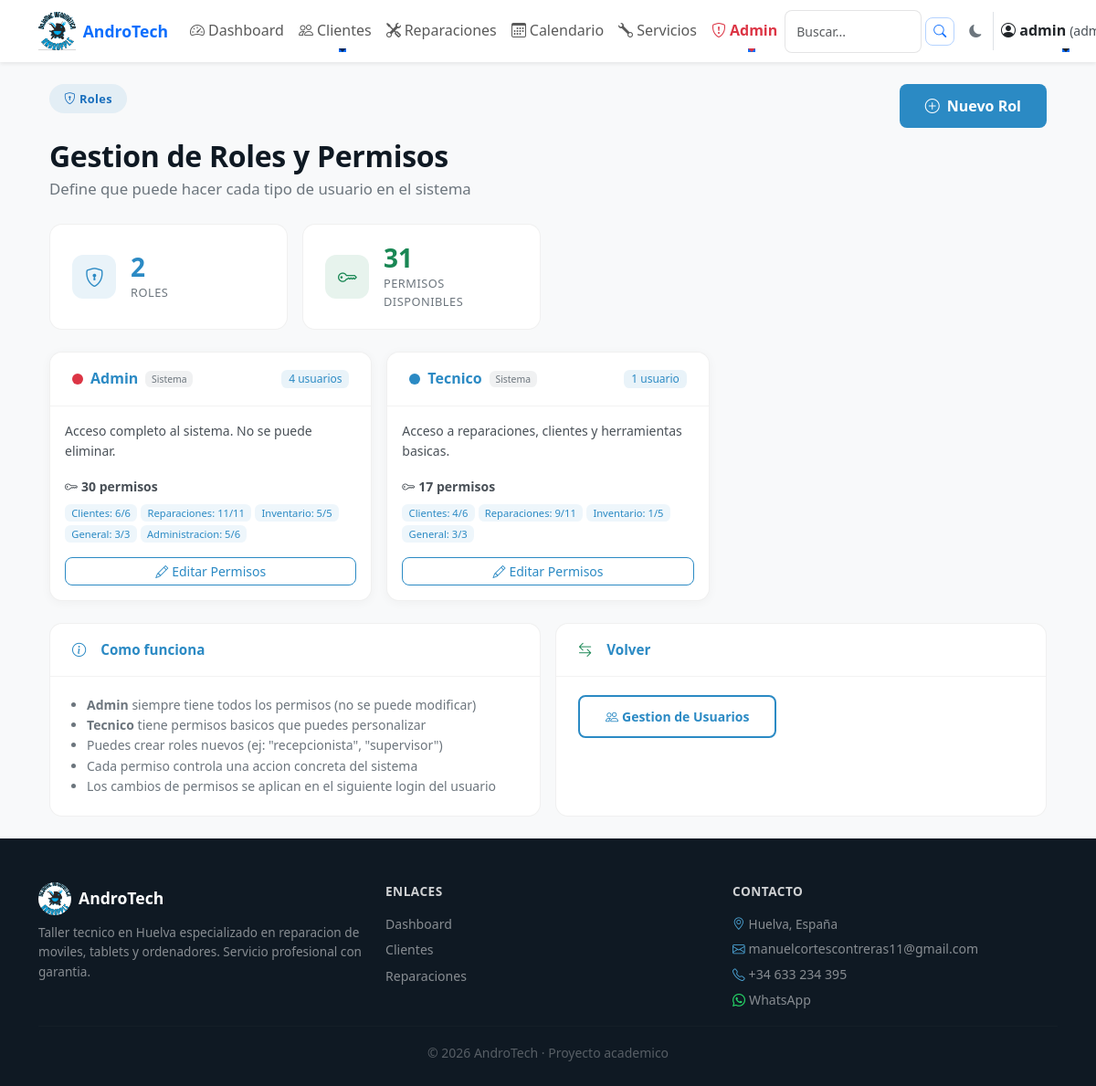
Screenshot of /admin/roles (signed in) with the database file from the repository.
### tables this page shows
CREATE TABLE roles (
            id INTEGER PRIMARY KEY AUTOINCREMENT,
            nombre TEXT UNIQUE NOT NULL,
            descripcion TEXT,
            es_sistema INTEGER DEFAULT 0,
            color TEXT DEFAULT '#6c757d'
        );

### app.py (the view)
@app.route("/admin/roles")
@login_required
@permiso_requerido('roles_gestionar')
def admin_roles():
    conn = get_db()
    roles = conn.execute("SELECT * FROM roles ORDER BY es_sistema DESC, nombre").fetchall()
    roles_list = []
    for r in roles:
        permisos = conn.execute(
            "SELECT permiso FROM permisos_rol WHERE rol_nombre = ?", (r['nombre'],)
        ).fetchall()
        permisos_list = [p['permiso'] for p in permisos]
        count = conn.execute(
            "SELECT COUNT(*) FROM usuarios WHERE rol = ?", (r['nombre'],)
        ).fetchone()[0]
        roles_list.append({
            'id': r['id'],
            'nombre': r['nombre'],
            'descripcion': r['descripcion'],
            'es_sistema': r['es_sistema'],
            'color': r['color'],
            'permisos': permisos_list,
            'num_permisos': len(permisos_list),
            'num_usuarios': count,
        })
    conn.close()
    categorias = {}
    for p in PERMISOS_DISPONIBLES:
        cat = p['categoria']
        if cat not in categorias:
            categorias[cat] = []
        categorias[cat].append(p)
    return render_template("admin_roles.html",
                           roles=roles_list,
                           categorias=categorias,
                           permisos_disponibles=PERMISOS_DISPONIBLES)

### app.py (called while the page is built)
@app.before_request
def make_session_permanent():
    session.permanent = True

@app.after_request
def add_security_headers(response):
    response.headers['X-Frame-Options'] = 'SAMEORIGIN'
    response.headers['X-Content-Type-Options'] = 'nosniff'
    response.headers['Referrer-Policy'] = 'strict-origin-when-cross-origin'
    return response

@app.before_request
def ensure_csrf_token():
    if 'csrf_token' not in session:
        session['csrf_token'] = secrets.token_urlsafe(16)

@app.context_processor
def inject_csrf_token():
    return dict(csrf_token=session.get('csrf_token'))

@app.context_processor
def inject_permisos():
    return dict(tiene_permiso=tiene_permiso)

### auth.py (called while the page is built)
def tiene_permiso(permiso):
    rol = session.get('rol', '')
    if rol == 'admin':
        return True
    permisos = session.get('permisos', [])
    return permiso in permisos

def login_required(f):
    @wraps(f)
    def decorated_function(*args, **kwargs):
        if 'usuario' not in session:
            flash('Debes iniciar sesion para acceder a esta pagina.', 'danger')
            return redirect(url_for('login'))
        return f(*args, **kwargs)
    return decorated_function

def permiso_requerido(permiso):
    def decorator(f):
        @wraps(f)
        @login_required
        def decorated_function(*args, **kwargs):
            if not tiene_permiso(permiso):
                flash('No tienes permisos para realizar esta accion.', 'danger')
                return redirect(url_for('dashboard'))
            return f(*args, **kwargs)
        return decorated_function
    return decorator

### db.py (called while the page is built)
def get_db():
    conn = sqlite3.connect("database/andro_tech.db")
    conn.row_factory = sqlite3.Row
    return conn

### utils/security.py (called while the page is built)
def ensure_csrf_token():
    if 'csrf_token' not in session:
        session['csrf_token'] = secrets.token_urlsafe(16)

def inject_csrf_token():
    return dict(csrf_token=session.get('csrf_token'))

### templates/admin_roles.html (shortened to what this page needs)
{% extends "base.html" %}
{% block content %}
<div class="container-fluid py-4">
    <div class="d-flex flex-wrap justify-content-between align-items-start mb-4">
        <div>
            <span class="at-pill"><i class="bi bi-shield-lock me-1"></i>Roles</span>
            <h1 class="at-section-title mt-2 mb-1">Gestion de Roles y Permisos</h1>
            <p class="at-section-sub">Define que puede hacer cada tipo de usuario en el sistema</p>
        </div>
        <a href="{{ url_for('nuevo_rol') }}" class="at-btn-primary btn mt-2 mt-md-0">
            <i class="bi bi-plus-circle me-1"></i> Nuevo Rol
        </a>
    </div>
    <div class="row g-3 mb-4">
        <div class="col-sm-6 col-lg-3">
            <div class="at-dash-kpi">
                <div class="at-dash-kpi-icon" style="background: rgba(43,138,196,.1);">
                    <i class="bi bi-shield-lock" style="color: #2B8AC4; font-size: 1.3rem;"></i>
                </div>
                <div>
                    <div class="at-dash-kpi-value" style="color: #2B8AC4;">{{ roles|length }}</div>
                    <div class="at-dash-kpi-label">Roles</div>
                </div>
            </div>
        </div>
        <div class="col-sm-6 col-lg-3">
            <div class="at-dash-kpi">
                <div class="at-dash-kpi-icon" style="background: rgba(25,135,84,.1);">
                    <i class="bi bi-key" style="color: #198754; font-size: 1.3rem;"></i>
                </div>
                <div>
                    <div class="at-dash-kpi-value" style="color: #198754;">{{ permisos_disponibles|length }}</div>
                    <div class="at-dash-kpi-label">Permisos Disponibles</div>
                </div>
            </div>
        </div>
    </div>
    <div class="row g-3 mb-4">
        {% for rol in roles %}
        <div class="col-lg-6 col-xl-4">
            <div class="at-admin-card h-100">
                <div class="at-admin-card-header d-flex align-items-center justify-content-between">
                    <div class="d-flex align-items-center gap-2">
                        <span style="width:12px;height:12px;border-radius:50%;background:{{ rol.color }};display:inline-block;"></span>
                        <strong>{{ rol.nombre|capitalize }}</strong>
                        {% if rol.es_sistema %}
                        <span class="badge" style="background:rgba(108,117,125,.1);color:#6c757d;font-size:.65rem;">Sistema</span>
                        {% endif %}
                    </div>
                    <span class="badge" style="background:rgba(43,138,196,.1);color:#2B8AC4;">
                        {{ rol.num_usuarios }} usuario{{ 's' if rol.num_usuarios != 1 else '' }}
                    </span>
                </div>
                <div class="p-3">
                    <p class="text-muted small mb-3">{{ rol.descripcion or 'Sin descripcion' }}</p>
                    <div class="mb-3">
                        <small class="fw-semibold text-muted d-block mb-2">
                            <i class="bi bi-key me-1"></i>{{ rol.num_permisos }} permiso{{ 's' if rol.num_permisos != 1 else '' }}
                        </small>
                        <div class="d-flex flex-wrap gap-1">
                            {% for cat_name, cat_permisos in categorias.items() %}
                                {% set ns = namespace(count=0) %}
                                {% for p in cat_permisos %}
                                    {% if p.clave in rol.permisos %}
                                        {% set ns.count = ns.count + 1 %}
                                    {% endif %}
                                {% endfor %}
                                {% if ns.count > 0 %}
                                <span class="badge" style="background:rgba(43,138,196,.08);color:#2B8AC4;font-size:.7rem;font-weight:500;">
                                    {{ cat_name }}: {{ ns.count }}/{{ cat_permisos|length }}
                                </span>
                                {% endif %}
                            {% endfor %}
                        </div>
                    </div>
                    <div class="d-flex gap-2">
                        <a href="{{ url_for('editar_rol', id=rol.id) }}" class="btn btn-sm flex-fill"
                           style="border:1px solid #2B8AC4;color:#2B8AC4;">
                            <i class="bi bi-pencil me-1"></i>Editar Permisos
                        </a>
                    </div>
                </div>
            </div>
        </div>
        {% endfor %}
    </div>
    <div class="row g-3">
        <div class="col-lg-6">
            <div class="at-dash-card">
                <div class="at-dash-card-header">
                    <i class="bi bi-info-circle me-2" style="color:#2B8AC4;"></i>Como funciona
                </div>
                <div class="at-dash-card-body">
                    <ul class="mb-0 ps-3 small" style="color:#6c757d;">
                        <li><strong>Admin</strong> siempre tiene todos los permisos (no se puede modificar)</li>
                        <li><strong>Tecnico</strong> tiene permisos basicos que puedes personalizar</li>
                        <li>Puedes crear roles nuevos (ej: "recepcionista", "supervisor")</li>
                        <li>Cada permiso controla una accion concreta del sistema</li>
                        <li>Los cambios de permisos se aplican en el siguiente login del usuario</li>
                    </ul>
                </div>
            </div>
        </div>
        <div class="col-lg-6">
            <div class="at-dash-card">
                <div class="at-dash-card-header">
                    <i class="bi bi-arrow-left-right me-2" style="color:#198754;"></i>Volver
                </div>
                <div class="at-dash-card-body">
                    <a href="{{ url_for('admin_usuarios') }}" class="at-btn-outline btn btn-sm">
                        <i class="bi bi-people me-1"></i>Gestion de Usuarios
                    </a>
                </div>
            </div>
        </div>
    </div>
</div>
{% endblock %}

### rows the page displays
roles: nombre "Admin", es_sistema "Sistema", num_usuarios "4", num_usuarios "s", descripcion "Acceso completo al sistema. No se puede eliminar.", num_permisos "30", num_permisos "s", categorias "Clientes" "Reparaciones" "Inventario" "General" "Administracion", count "6" "11" "5" "3" "5", categorias "6" "11" "5" "3" "6"
roles: nombre "Tecnico", shows "Sistema", num_usuarios "1", descripcion "Acceso a reparaciones, clientes y herramientas basicas.", num_permisos "17", num_permisos "s", categorias "Clientes" "Reparaciones" "Inventario" "General", count "4" "9" "1" "3", categorias "6" "11" "5" "3"

### other values shown
{{ session.usuario }} "admin"
{{ roles|length }} "2"
{{ permisos_disponibles|length }} "31"
